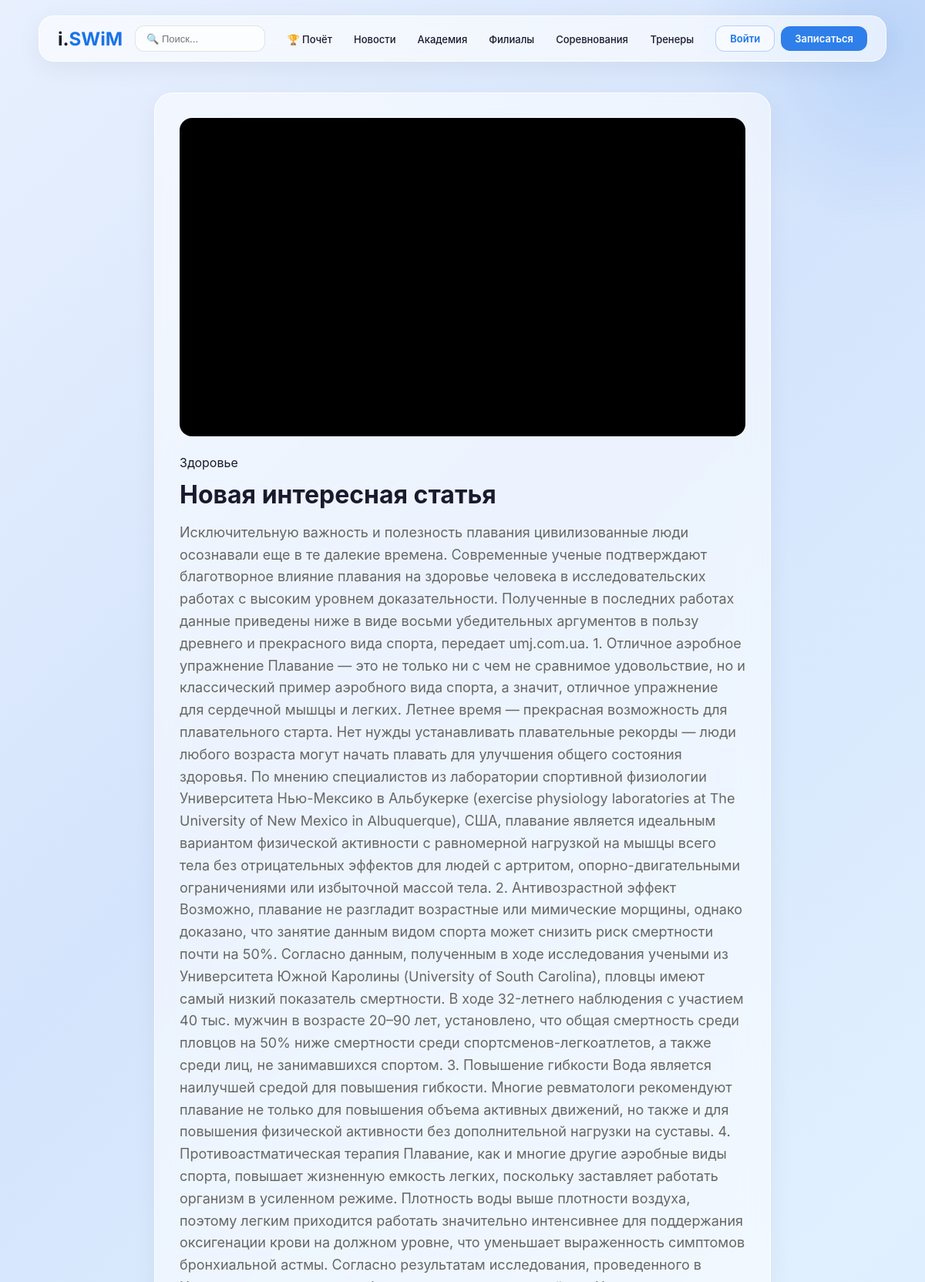
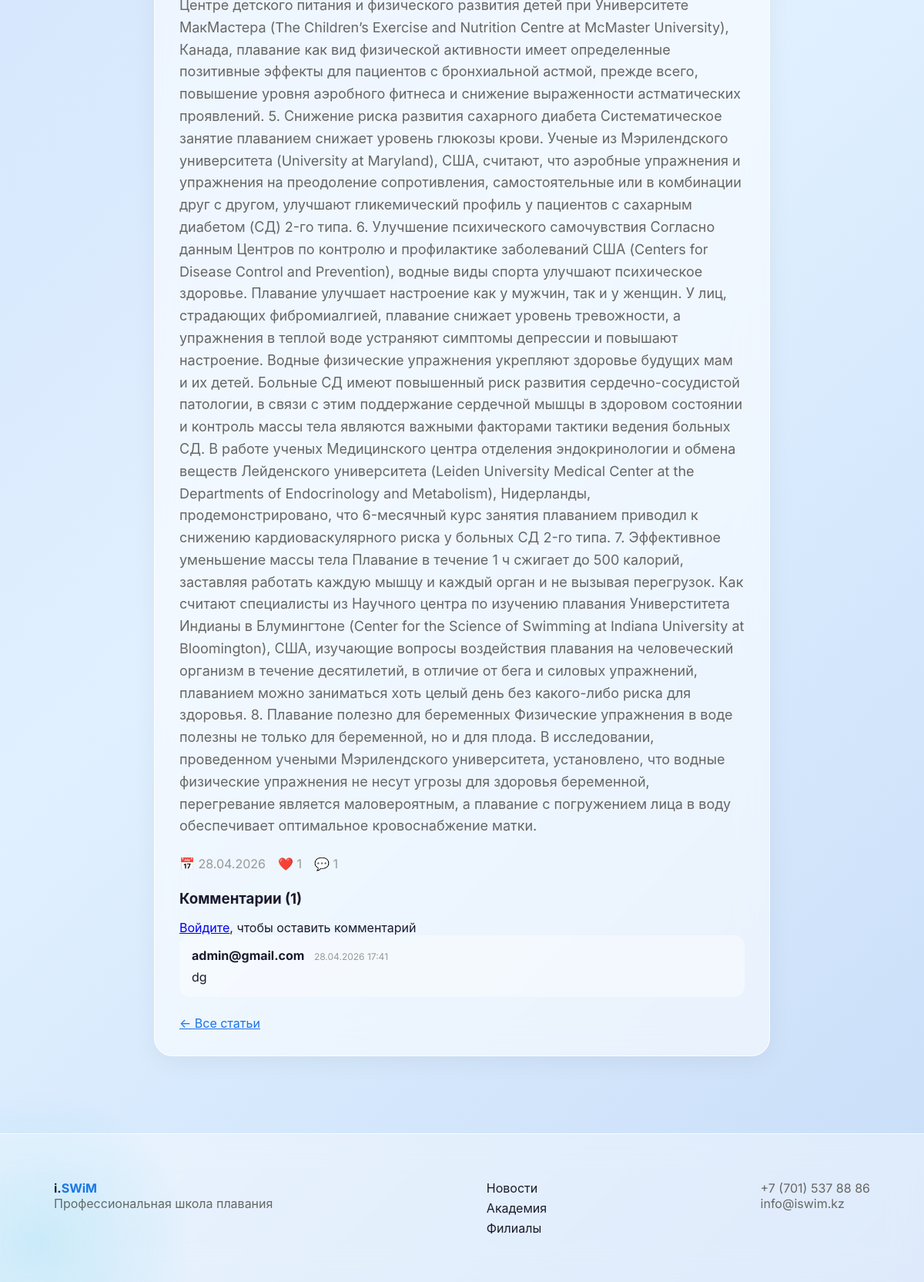
Page /academy/novaya-interesnaya-statya/ on the committed database (2 pictures, top to bottom).
### academy/models.py (models this page shows, shortened)
class Article(models.Model):
    CATEGORY_CHOICES = [
        ('technique', 'Техника плавания'),
        ('health', 'Здоровье'),
        ('nutrition', 'Питание'),
    ]
    title = models.CharField(max_length=200, verbose_name='Заголовок')
    slug = models.SlugField(unique=True, verbose_name='ЧПУ')
    category = models.CharField(max_length=20, choices=CATEGORY_CHOICES, verbose_name='Категория')
    content = models.TextField(verbose_name='Содержание')
    video_url = models.URLField(blank=True, verbose_name='Ссылка на видео')
    image = models.ImageField(upload_to='academy/', blank=True, verbose_name='Изображение')
    published_at = models.DateTimeField(auto_now_add=True, verbose_name='Дата публикации')
    class Meta:
        verbose_name = 'Статья'
        verbose_name_plural = 'Статьи'
        ordering = ['-published_at']

class ArticleComment(models.Model):
    article = models.ForeignKey(Article, on_delete=models.CASCADE, related_name='comments', verbose_name='Статья')
    user = models.ForeignKey(User, on_delete=models.CASCADE, verbose_name='Пользователь')
    text = models.TextField(verbose_name='Комментарий')
    created_at = models.DateTimeField(auto_now_add=True, verbose_name='Дата')
    class Meta:
        verbose_name = 'Комментарий статьи'
        verbose_name_plural = 'Комментарии статей'
        ordering = ['-created_at']

### users/models.py (models this page shows, shortened)
class User(AbstractUser):
    middle_name = models.CharField(max_length=50, blank=True, verbose_name='Отчество')
    phone = models.CharField(max_length=20, blank=True, verbose_name='Телефон')
    avatar = models.ImageField(upload_to='avatars/', blank=True, verbose_name='Аватар')
    class Meta:
        verbose_name = 'Пользователь'
        verbose_name_plural = 'Пользователи'

### academy/views.py (the view)
# urls.py: path('academy/<slug:slug>/', ArticleDetailView.as_view(), name='article_detail'),
class ArticleDetailView(DetailView):
    model = Article
    template_name = 'academy/article_detail.html'
    context_object_name = 'article'
    def get_context_data(self, **kwargs):
        context = super().get_context_data(**kwargs)
        context['comments'] = self.object.comments.all()
        if self.request.user.is_authenticated:
            context['user_liked'] = self.object.likes.filter(user=self.request.user).exists()
        return context

### academy/templates/academy/article_detail.html (shortened to what this page needs)
{% extends 'core/base.html' %}
{% block content %}
<div class="container">
    <div class="glass-card" style="max-width:800px;margin:0 auto;">
        {% if article.video_url %}
            <div style="position:relative;padding-bottom:56.25%;height:0;overflow:hidden;border-radius:16px;margin-bottom:24px;background:#000;" id="video-container">
                <iframe id="video-frame" src="" style="position:absolute;top:0;left:0;width:100%;height:100%;border:0;" allowfullscreen allow="autoplay; encrypted-media; picture-in-picture"></iframe>
            </div>
        {% endif %}
        <span class="badge-accent" style="display:inline-block;margin-bottom:12px;">{{ article.get_category_display }}</span>
        <h1 style="font-weight:700;margin-bottom:16px;">{{ article.title }}</h1>
        <p style="color:#666;font-size:18px;line-height:1.6;margin-bottom:24px;">{{ article.content }}</p>
        <div style="display:flex;gap:16px;color:#999;margin-bottom:24px;">
            <span>📅 {{ article.published_at|date:"d.m.Y" }}</span>
            <span>❤️ <span id="likes-count">{{ article.likes.count }}</span></span>
            <span>💬 <span id="comments-count">{{ article.comments.count }}</span></span>
        </div>
        <h3 style="font-weight:700;margin-bottom:16px;">Комментарии (<span id="comments-total">{{ comments.count }}</span>)</h3>
        {% if user.is_authenticated %}
            <form id="comment-form" style="margin-bottom:24px;">
                {% csrf_token %}
                <textarea id="comment-text" rows="3" placeholder="Напишите комментарий..." style="width:100%;padding:14px;border-radius:14px;border:1px solid rgba(0,0,0,0.1);background:rgba(255,255,255,0.6);font-family:Inter,sans-serif;resize:vertical;"></textarea>
                <button type="submit" class="btn-glass" style="margin-top:8px;">Отправить</button>
            </form>
        {% else %}
            <p><a href="/accounts/login/">Войдите</a>, чтобы оставить комментарий</p>
        {% endif %}
        <div id="comments-list">
            {% for comment in comments %}
                <div style="background:rgba(255,255,255,0.4);border-radius:14px;padding:16px;margin-bottom:12px;">
                    <strong>{{ comment.user.get_full_name|default:comment.user.email }}</strong>
                    <span style="color:#999;font-size:12px;margin-left:8px;">{{ comment.created_at|date:"d.m.Y H:i" }}</span>
                    <p style="margin-top:8px;">{{ comment.text }}</p>
                </div>
            {% empty %}
                <p id="no-comments" style="color:#999;">Комментариев пока нет.</p>
            {% endfor %}
        </div>
        <p style="margin-top:24px;"><a href="{% url 'article_list' %}" style="color:#1a73e8;">← Все статьи</a></p>
    </div>
</div>
{% endblock %}

### core/templates/core/base.html (style rules this page uses)
* { margin: 0; padding: 0; box-sizing: border-box; }
body { font-family: 'Inter', -apple-system, BlinkMacSystemFont, sans-serif; background: linear-gradient(135deg, #e8f0fe 0%, #d4e4fc 30%, #e0f0ff 60%, #c8ddf8 100%); background-attachment: fixed; min-height: 100vh; color: #1a1a2e; -webkit-font-smoothing: antialiased; }
body::before { content: ''; position: fixed; top: -200px; right: -200px; width: 500px; height: 500px; background: radial-gradient(circle, rgba(26,115,232,0.15) 0%, transparent 70%); border-radius: 50%; pointer-events: none; z-index: 0; }
body::after { content: ''; position: fixed; bottom: -150px; left: -150px; width: 400px; height: 400px; background: radial-gradient(circle, rgba(0,180,216,0.12) 0%, transparent 70%); border-radius: 50%; pointer-events: none; z-index: 0; }
.container { max-width: 1100px; margin: 0 auto; padding: 20px; }
.glass-card { background: rgba(255,255,255,0.55); backdrop-filter: blur(20px); -webkit-backdrop-filter: blur(20px); border: 1px solid rgba(255,255,255,0.8); border-radius: 24px; padding: 32px; box-shadow: 0 8px 32px rgba(0,0,0,0.05); }

### rows in the picture
Article: category "Здоровье", title "Новая интересная статья", content "Исключительную важность и полезность плавания цивилизованные люди осознавали еще в те далекие времена. Современные ученые подтверждают благотворное влияние плавания на здоровье человека в исследовательских работах с высоким уровнем доказательности. Полученные в последних работах данные приведены ниже в виде восьми убедительных аргументов в пользу древнего и прекрасного вида спорта, передает umj.com.ua. 1. Отличное аэробное упражнение Плавание — это не только ни с чем не сравнимое удовольствие, но и классический пример аэробного вида спорта, а значит, отличное упражнение для сердечной мышцы и легких. Летнее время — прекрасная возможность для плавательного старта. Нет нужды устанавливать…", published_at "28.04.2026", likes.count "1", comments.count "1", count "1"
ArticleComment: user.get_full_name "admin@gmail.com", created_at "28.04.2026 17:41", text "dg"
